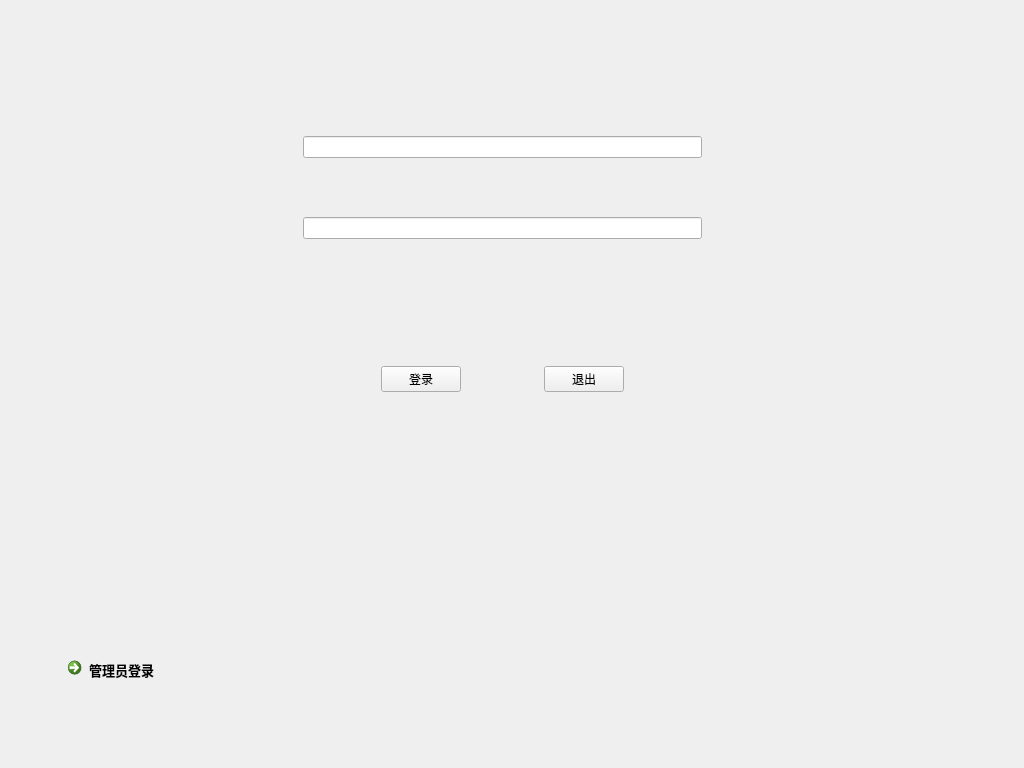
<?xml version="1.0" encoding="UTF-8"?>
<ui version="4.0">
 <class>MainWindow</class>
 <widget class="QMainWindow" name="MainWindow">
  <property name="geometry">
   <rect>
    <x>0</x>
    <y>0</y>
    <width>1024</width>
    <height>768</height>
   </rect>
  </property>
  <property name="minimumSize">
   <size>
    <width>1024</width>
    <height>768</height>
   </size>
  </property>
  <property name="maximumSize">
   <size>
    <width>1024</width>
    <height>768</height>
   </size>
  </property>
  <property name="windowTitle">
   <string>MainWindow</string>
  </property>
  <property name="styleSheet">
   <string notr="true">background-image: url(:/1111.png);

</string>
  </property>
  <widget class="QWidget" name="centralWidget">
   <property name="styleSheet">
    <string notr="true">background-image: url(:/1111.png);</string>
   </property>
   <widget class="QCommandLinkButton" name="commandLinkButton">
    <property name="geometry">
     <rect>
      <x>60</x>
      <y>650</y>
      <width>171</width>
      <height>61</height>
     </rect>
    </property>
    <property name="font">
     <font>
      <family>Segoe UI</family>
      <pointsize>10</pointsize>
     </font>
    </property>
    <property name="styleSheet">
     <string notr="true"/>
    </property>
    <property name="text">
     <string>管理员登录</string>
    </property>
   </widget>
   <widget class="QWidget" name="layoutWidget">
    <property name="geometry">
     <rect>
      <x>292</x>
      <y>309</y>
      <width>421</width>
      <height>141</height>
     </rect>
    </property>
    <layout class="QHBoxLayout" name="horizontalLayout_4">
     <item>
      <spacer name="horizontalSpacer_2">
       <property name="orientation">
        <enum>Qt::Horizontal</enum>
       </property>
       <property name="sizeHint" stdset="0">
        <size>
         <width>40</width>
         <height>20</height>
        </size>
       </property>
      </spacer>
     </item>
     <item>
      <widget class="QPushButton" name="pushButton">
       <property name="text">
        <string>登录</string>
       </property>
      </widget>
     </item>
     <item>
      <spacer name="horizontalSpacer">
       <property name="orientation">
        <enum>Qt::Horizontal</enum>
       </property>
       <property name="sizeHint" stdset="0">
        <size>
         <width>40</width>
         <height>20</height>
        </size>
       </property>
      </spacer>
     </item>
     <item>
      <widget class="QPushButton" name="pushButton_2">
       <property name="text">
        <string>退出</string>
       </property>
      </widget>
     </item>
     <item>
      <spacer name="horizontalSpacer_3">
       <property name="orientation">
        <enum>Qt::Horizontal</enum>
       </property>
       <property name="sizeHint" stdset="0">
        <size>
         <width>40</width>
         <height>20</height>
        </size>
       </property>
      </spacer>
     </item>
    </layout>
   </widget>
   <widget class="QWidget" name="">
    <property name="geometry">
     <rect>
      <x>292</x>
      <y>72</y>
      <width>421</width>
      <height>231</height>
     </rect>
    </property>
    <layout class="QVBoxLayout" name="verticalLayout">
     <item>
      <widget class="QLineEdit" name="lineEdit"/>
     </item>
     <item>
      <widget class="QLineEdit" name="lineEdit_2"/>
     </item>
    </layout>
   </widget>
  </widget>
 </widget>
 <layoutdefault spacing="6" margin="11"/>
 <resources/>
 <connections/>
</ui>
